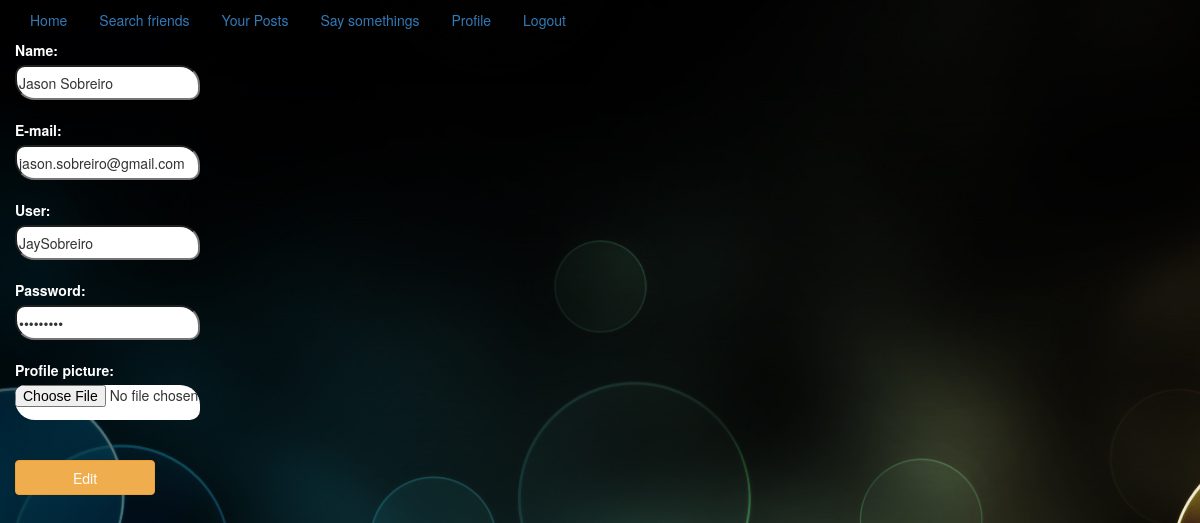
The page /editar_user.php?id_user=1 (signed in) on the database its author committed.
### tables this page shows
CREATE TABLE `tb_users` (
  `id_user` int(11) NOT NULL,
  `name` varchar(100) NOT NULL,
  `email` varchar(80) NOT NULL,
  `user_name` varchar(60) NOT NULL,
  `password` varchar(64) NOT NULL,
  `profile_img` text NOT NULL,
  `id_followers` text NOT NULL
);

### editar_user.php (the view, shortened to what this page needs)
<!DOCTYPE html>
<html lang="pt-br">
<head>
	<link rel="stylesheet" type="text/css" href="bootstrap/css/bootstrap.min.css">
</head>
<body class="container-fluid">
<?php include 'menu.php';
	if(isset($_GET['id_user'])){
	$id_user = $_GET['id_user'];
		$conn = get_connection();
	$sql = "SELECT id_user, name, email, user_name, password, profile_img
    FROM tb_users
    WHERE id_user = $id_user ";
		$result = mysqli_query($conn, $sql);
		$linhas = mysqli_affected_rows($conn);
		if($linhas > 0){
			$registro = mysqli_fetch_assoc($result);
	?>
	<form name="edicao" action="editado_post.php" method="post">
		<label for="name">Name:</label><br>
		<input type="text" name="name"
		value="<?php echo $registro['name']; ?>"><br><br>
        <label for="email">E-mail:</label><br>
        <input type="text" name="email"
        value="<?php echo $registro['email']; ?>"><br><br>
        <label for="user_name">User:</label><br>
        <input type="text" name="user_name"
        value="<?php echo $registro['user_name']; ?>"><br><br>
        <label for="password">Password:</label><br>
        <input type="password" name="password"
        value="<?php echo $registro['password']; ?>"><br><br>
        <label for="profile_img">Profile picture:</label><br>
        <input type="file" name="profile_img"
        value="<?php echo $registro['profile_img']; ?>"><br><br>
       <button name="editar" type="submit" class="btn btn-warning">Edit</button>
	</form>
	<?php
		}else{
			header('location:perfil.php?msg=editarError');
		}
	}else{
		header('location:perfil.php?msg=error');
	}
?>
</body>
</html>

### editar_user.php (style rules this page uses)
body { background-image: url("img/imagem3.jpg"); }
button { width: 140px; height: 35px; }
input { width: 185px; height: 35px; background-color: #FFFFFF; border-radius: 10px 20px; }
label { color: #FFFFFF; }

### rows shown on the page
tb_users: name "Jason Sobreiro", email "jason.sobreiro@gmail.com", user_name "JaySobreiro"
